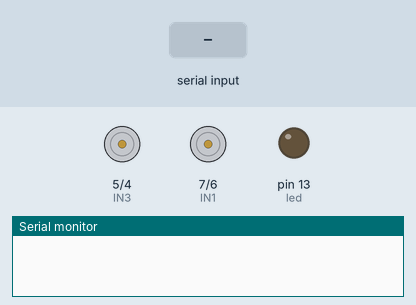
The sketch below on a simulated Arduino Uno, built with avr-gcc and run on an emulated ATmega328P. Parts: motor-driver pin pairs drawn as motors (green arrow = first pin HIGH = forward, orange = second pin HIGH = backward, longer = more drive), output pins drawn as LEDs (lit = HIGH), the last lines printed to the serial monitor. The inputs (shaded band) are chosen by the test bench.

Above: at 1.2 s.
1.3 s: "F" received over Serial
At 1.8 s:
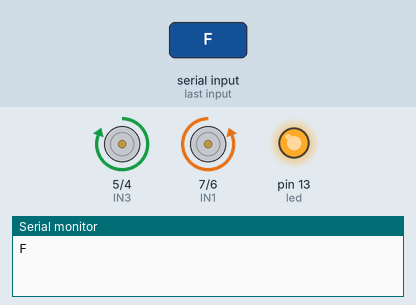
2.8 s: "L" received over Serial
At 4.0 s:
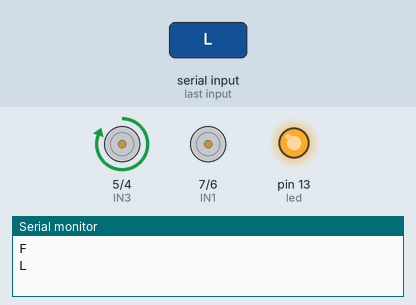
4.3 s: "B" received over Serial
At 5.3 s:
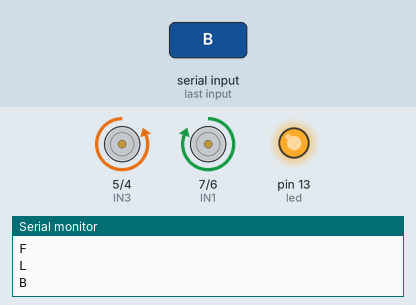
5.8 s: "R" received over Serial
At 6.4 s:
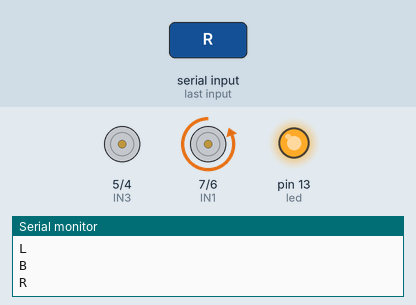
Timing chart, 0 to 8.3 s (numbered marks = the images above; inputs shaded):
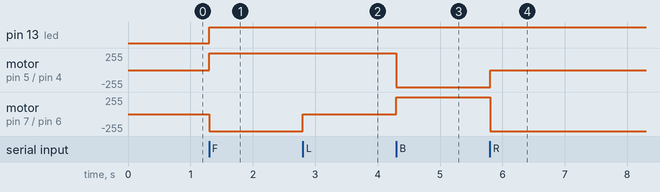

Measured:
- after the input at 1.3 s, pin 13 (led): LOW → HIGH at once; motor on pin 5 (IN3) / pin 4 (IN4): stopped → forward 255/255 at once; motor on pin 7 (IN1) / pin 6 (IN2): stopped → backward 255/255 at once
- after the input at 2.8 s, motor on pin 7 (IN1) / pin 6 (IN2): backward 255/255 → stopped at once
- after the input at 4.3 s, motor on pin 5 (IN3) / pin 4 (IN4): forward 255/255 → backward 255/255 at once; motor on pin 7 (IN1) / pin 6 (IN2): stopped → forward 255/255 at once
- after the input at 5.8 s, motor on pin 5 (IN3) / pin 4 (IN4): backward 255/255 → stopped at once; motor on pin 7 (IN1) / pin 6 (IN2): forward 255/255 → backward 255/255 at once

The sketch:

AccelrometerRobot_SlaveRx.ino
```cpp
#define led 13

#define IN1 7
#define IN2 6
#define IN3 5
#define IN4 4

void setup()
{
  // put your setup code here, to run once:
  Serial.begin(9600);
  pinMode(led, OUTPUT);
  pinMode(IN1, OUTPUT);
  pinMode(IN2, OUTPUT);
  pinMode(IN3, OUTPUT);
  pinMode(IN4, OUTPUT);
}

void loop()
{
  // put your main code here, to run repeatedly:
  if(Serial.available())
  {
    char val = Serial.read();
    if(val == 'F' )
    {
      digitalWrite(led, HIGH);
      Serial.println("F");
      carForward();
    }
    else if(val == 'L' )
    {
      digitalWrite(led, HIGH);
      Serial.println("L");
      carLeft();
    }
    else if(val == 'B' )
    {
      digitalWrite(led, HIGH);
      Serial.println("B");
      carBackward();
    }
    else if(val == 'R' )
    {
      digitalWrite(led, HIGH);
      Serial.println("R");
      carRight();
    }
    else if(val == 'S')
    {
      digitalWrite(led, LOW);
      Serial.println("S");
      carStop();
    }
  }
}

//Motor movement functions
void carForward() {
  digitalWrite(IN1, LOW);
  digitalWrite(IN2, HIGH);
  digitalWrite(IN3, HIGH);
  digitalWrite(IN4, LOW);
}
void carBackward() {
  digitalWrite(IN1, HIGH);
  digitalWrite(IN2, LOW);
  digitalWrite(IN3, LOW);
  digitalWrite(IN4, HIGH);
}
void carLeft() {
  digitalWrite(IN1, LOW);
  digitalWrite(IN2, LOW);
  digitalWrite(IN3, HIGH);
  digitalWrite(IN4, LOW);
}
void carRight() {
  digitalWrite(IN1, LOW);
  digitalWrite(IN2, HIGH);
  digitalWrite(IN3, LOW);
  digitalWrite(IN4, LOW);
}
void carStop() {
  digitalWrite(IN1, LOW);
  digitalWrite(IN2, LOW);
  digitalWrite(IN3, LOW);
  digitalWrite(IN4, LOW);
}
```
